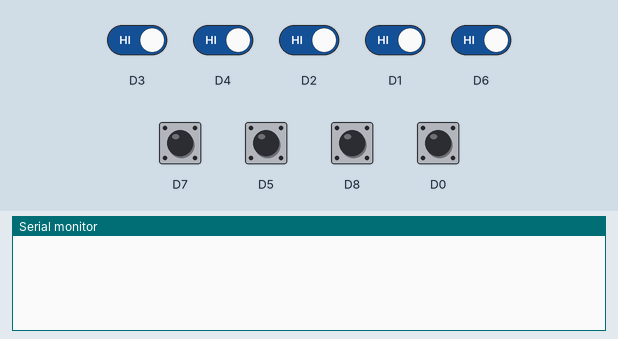
The sketch below on a simulated ESP8266 (NodeMCU). Shown: the last lines printed to the serial monitor. The test bench sets the inputs (shaded band); at power-on: D0–8 HIGH.

Above: at 1.2 s.
1.3 s: D3 driven LOW
At 1.8 s:
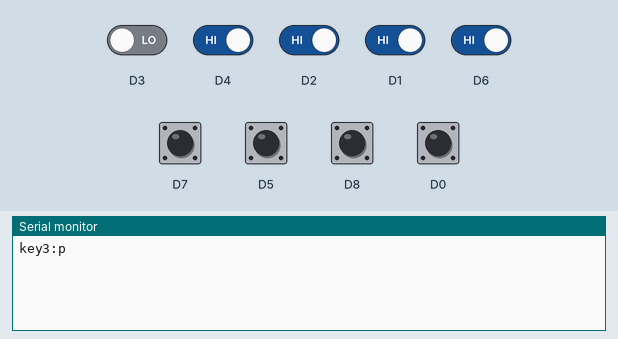
2.8 s: D3 driven HIGH
At 4.0 s:
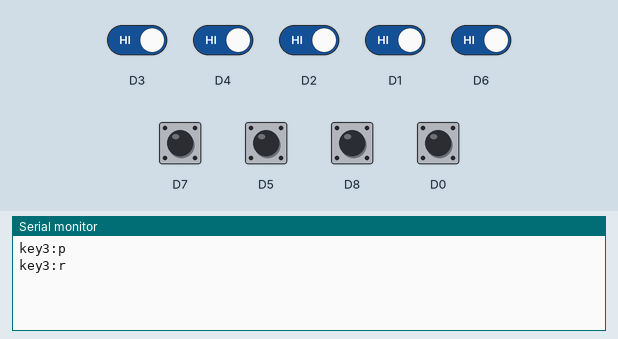
4.3 s: D4 driven LOW
At 5.3 s:
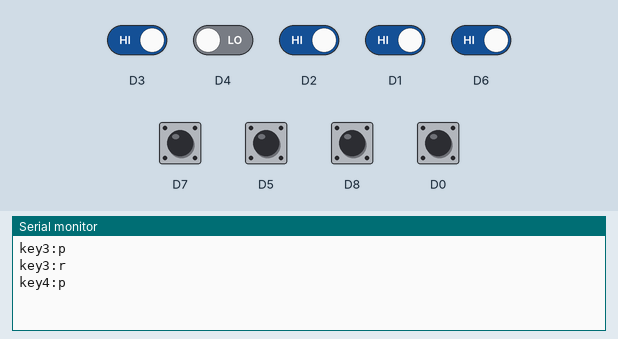
5.8 s: D2 driven LOW
At 6.5 s:
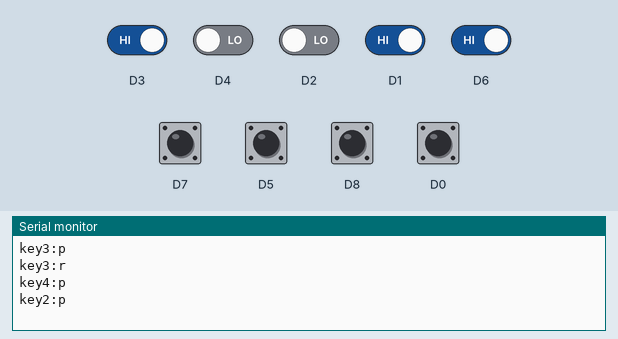
7.3 s: D1 driven LOW
At 8.5 s:
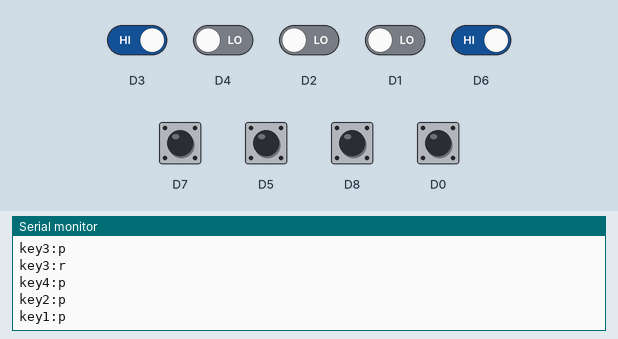
8.8 s: D6 driven LOW
At 9.9 s:
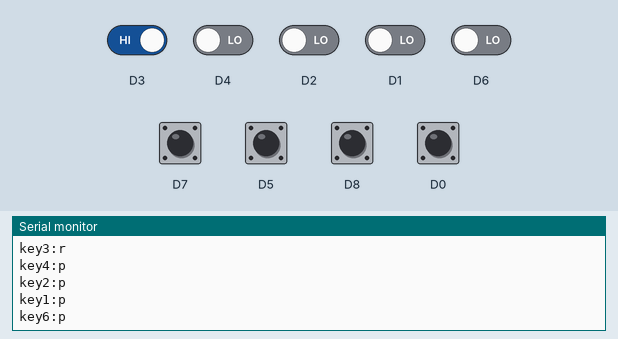
Timing chart, 0 to 11.3 s (numbered marks = the images above; inputs shaded):
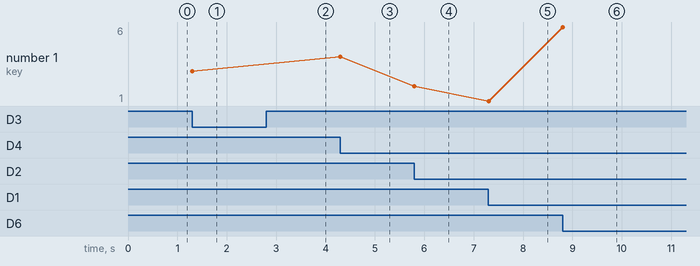

Measured:
- after the input at 1.3 s, the serial monitor: prints a new line at once (image 1)
- after the input at 2.8 s, the serial monitor: prints a new line at once (image 2)
- after the input at 4.3 s, the serial monitor: prints a new line at once (image 3)
- after the input at 5.8 s, the serial monitor: prints a new line at once (image 4)
- after the input at 7.3 s, the serial monitor: prints a new line at once (image 5)
- after the input at 8.8 s, the serial monitor: prints a new line at once (image 6)
- plotted number 1: 3 → 4 after the input at 4.3 s, 4 → 2 after the input at 5.8 s, 2 → 1 after the input at 7.3 s, 1 → 6 after the input at 8.8 s

The sketch:

arduino-file.ino
```cpp
int lastInputKey0 = HIGH;
int lastInputKey1 = HIGH;
int lastInputKey2 = HIGH;
int lastInputKey3 = HIGH;
int lastInputKey4 = HIGH;
int lastInputKey5 = HIGH;
int lastInputKey6 = HIGH;
int lastInputKey7 = HIGH;
int lastInputKey8 = HIGH;


int input;
bool wasPressed = false;

void setup() {
  Serial.begin(9600);
  //pinMode(key1, INPUT);
  //pinMode(key2, INPUT);

}

void loop() {
  input = digitalRead(D0);
  if(input == LOW && lastInputKey0 == HIGH)
  {
    wasPressed = true;
    Serial.println("key0:p");
    lastInputKey0 = LOW;
  }
  else if(input == HIGH && lastInputKey0 == LOW)
  {
    lastInputKey0 = HIGH;
    Serial.println("key0:r");
  }


   input = digitalRead(D1);
  if(input == LOW && lastInputKey1 == HIGH)
  {
    wasPressed = true;
    Serial.println("key1:p");
    lastInputKey1 = LOW;
  }
  else if(input == HIGH && lastInputKey1 == LOW)
  {
    lastInputKey1 = HIGH;
    Serial.println("key1:r");
  }


   input = digitalRead(D2);
  if(input == LOW && lastInputKey2 == HIGH)
  {
    wasPressed = true;
    Serial.println("key2:p");
    lastInputKey2 = LOW;
  }
  else if(input == HIGH && lastInputKey2 == LOW)
  {
    lastInputKey2 = HIGH;
    Serial.println("key2:r");
  }


   input = digitalRead(D3);
  if(input == LOW && lastInputKey3 == HIGH)
  {
    wasPressed = true;
    Serial.println("key3:p");
    lastInputKey3 = LOW;
  }
  else if(input == HIGH && lastInputKey3 == LOW)
  {
    lastInputKey3 = HIGH;
    Serial.println("key3:r");
  }


   input = digitalRead(D4);
  if(input == LOW && lastInputKey4 == HIGH)
  {
    wasPressed = true;
    Serial.println("key4:p");
    lastInputKey4 = LOW;
  }
  else if(input == HIGH && lastInputKey4 == LOW)
  {
    lastInputKey4 = HIGH;
    Serial.println("key4:r");
  }


   input = digitalRead(D5);
  if(input == LOW && lastInputKey5 == HIGH)
  {
    wasPressed = true;
    Serial.println("key5:p");
    lastInputKey5 = LOW;
  }
  else if(input == HIGH && lastInputKey5 == LOW)
  {
    lastInputKey5 = HIGH;
    Serial.println("key5:r");
  }


   input = digitalRead(D6);
  if(input == LOW && lastInputKey6 == HIGH)
  {
    wasPressed = true;
    Serial.println("key6:p");
    lastInputKey6 = LOW;
  }
  else if(input == HIGH && lastInputKey6 == LOW)
  {
    lastInputKey6 = HIGH;
    Serial.println("key6:r");
  }


   input = digitalRead(D7);
  if(input == LOW && lastInputKey7 == HIGH)
  {
    wasPressed = true;
    Serial.println("key7:p");
    lastInputKey7 = LOW;
  }
  else if(input == HIGH && lastInputKey7 == LOW)
  {
    lastInputKey7 = HIGH;
    Serial.println("key7:r");
  }


   input = digitalRead(D8);
  if(input == LOW && lastInputKey8 == HIGH)
  {
    wasPressed = true;
    Serial.println("key8:p");
    lastInputKey8 = LOW;
  }
  else if(input == HIGH && lastInputKey8 == LOW)
  {
    lastInputKey8 = HIGH;
    Serial.println("key8:r");
  }


  if(wasPressed == true)
  {
    delay(150);
    wasPressed = false;
  }
}
```
